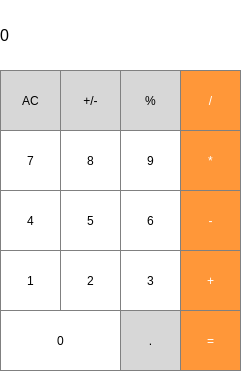
<?xml version="1.0" encoding="UTF-8"?>
<ui version="4.0">
 <class>MainWindow</class>
 <widget class="QMainWindow" name="MainWindow">
  <property name="geometry">
   <rect>
    <x>0</x>
    <y>0</y>
    <width>241</width>
    <height>371</height>
   </rect>
  </property>
  <property name="windowTitle">
   <string>MainWindow</string>
  </property>
  <widget class="QWidget" name="centralwidget">
   <widget class="QLabel" name="resultShow">
    <property name="geometry">
     <rect>
      <x>0</x>
      <y>0</y>
      <width>241</width>
      <height>71</height>
     </rect>
    </property>
    <property name="font">
     <font>
      <family>MS Shell Dlg 2</family>
      <pointsize>12</pointsize>
      <weight>50</weight>
      <italic>false</italic>
      <bold>false</bold>
     </font>
    </property>
    <property name="styleSheet">
     <string notr="true">textcolot: black;
font: 16pt &quot;MS Shell Dlg 2&quot;;
font: 12pt &quot;MS Shell Dlg 2&quot;;
color: rgb(0, 0, 0);

background-color: white;</string>
    </property>
    <property name="text">
     <string>0</string>
    </property>
   </widget>
   <widget class="QPushButton" name="clear">
    <property name="geometry">
     <rect>
      <x>0</x>
      <y>70</y>
      <width>61</width>
      <height>61</height>
     </rect>
    </property>
    <property name="styleSheet">
     <string notr="true">QPushButton {
  background-color: rgb(215, 215, 215);
  border: 1px solid gray;
rgb(0, 0, 0)
}
QPushButton:pressed {
    background-color: qlineargradient(x1: 0, y1: 0, x2: 0, y2: 1,
                                      stop: 0 #BEBEBE, stop: 1 #D7D7D7);
}</string>
    </property>
    <property name="text">
     <string>AC</string>
    </property>
   </widget>
   <widget class="QPushButton" name="plusMinus">
    <property name="geometry">
     <rect>
      <x>60</x>
      <y>70</y>
      <width>61</width>
      <height>61</height>
     </rect>
    </property>
    <property name="styleSheet">
     <string notr="true">QPushButton {
  background-color: rgb(215, 215, 215);
  border: 1px solid gray;
rgb(0, 0, 0)
}
QPushButton:pressed {
    background-color: qlineargradient(x1: 0, y1: 0, x2: 0, y2: 1,
                                      stop: 0 #BEBEBE, stop: 1 #D7D7D7);
}</string>
    </property>
    <property name="text">
     <string>+/-</string>
    </property>
   </widget>
   <widget class="QPushButton" name="percent">
    <property name="geometry">
     <rect>
      <x>120</x>
      <y>70</y>
      <width>61</width>
      <height>61</height>
     </rect>
    </property>
    <property name="styleSheet">
     <string notr="true">QPushButton {
  background-color: rgb(215, 215, 215);
  border: 1px solid gray;
rgb(0, 0, 0)
}
QPushButton:pressed {
    background-color: qlineargradient(x1: 0, y1: 0, x2: 0, y2: 1,
                                      stop: 0 #BEBEBE, stop: 1 #D7D7D7);
}</string>
    </property>
    <property name="text">
     <string>%</string>
    </property>
   </widget>
   <widget class="QPushButton" name="division">
    <property name="geometry">
     <rect>
      <x>180</x>
      <y>70</y>
      <width>61</width>
      <height>61</height>
     </rect>
    </property>
    <property name="styleSheet">
     <string notr="true">QPushButton {
  background-color: rgb(255, 151, 57);
  color: white; 
  border: 1px solid gray;
}

QPushButton:pressed {
    background-color: qlineargradient(x1: 0, y1: 0, x2: 0, y2: 1,
                                      stop: 0 #FF7832, stop: 1 #FF9739);
}</string>
    </property>
    <property name="text">
     <string>/</string>
    </property>
   </widget>
   <widget class="QPushButton" name="multiplication">
    <property name="geometry">
     <rect>
      <x>180</x>
      <y>130</y>
      <width>61</width>
      <height>61</height>
     </rect>
    </property>
    <property name="styleSheet">
     <string notr="true">QPushButton {
  background-color: rgb(255, 151, 57);
  color: white; 
  border: 1px solid gray;
}

QPushButton:pressed {
    background-color: qlineargradient(x1: 0, y1: 0, x2: 0, y2: 1,
                                      stop: 0 #FF7832, stop: 1 #FF9739);
}</string>
    </property>
    <property name="text">
     <string>*</string>
    </property>
   </widget>
   <widget class="QPushButton" name="pushButton_8">
    <property name="geometry">
     <rect>
      <x>60</x>
      <y>130</y>
      <width>61</width>
      <height>61</height>
     </rect>
    </property>
    <property name="styleSheet">
     <string notr="true">QPushButton {
	background-color: rgb(255, 255, 255);
	color: rgb(0, 0, 0);
   border: 1px solid gray;
}
QPushButton:pressed {
    background-color: qlineargradient(x1: 0, y1: 0, x2: 0, y2: 1,
                                      stop: 0 #dadbde, stop: 1 #f6f7fa);
}</string>
    </property>
    <property name="text">
     <string>8</string>
    </property>
   </widget>
   <widget class="QPushButton" name="pushButton_9">
    <property name="geometry">
     <rect>
      <x>120</x>
      <y>130</y>
      <width>61</width>
      <height>61</height>
     </rect>
    </property>
    <property name="styleSheet">
     <string notr="true">QPushButton {
	background-color: rgb(255, 255, 255);
	color: rgb(0, 0, 0);
   border: 1px solid gray;
}
QPushButton:pressed {
    background-color: qlineargradient(x1: 0, y1: 0, x2: 0, y2: 1,
                                      stop: 0 #dadbde, stop: 1 #f6f7fa);
}</string>
    </property>
    <property name="text">
     <string>9</string>
    </property>
   </widget>
   <widget class="QPushButton" name="pushButton_7">
    <property name="geometry">
     <rect>
      <x>0</x>
      <y>130</y>
      <width>61</width>
      <height>61</height>
     </rect>
    </property>
    <property name="styleSheet">
     <string notr="true">QPushButton {
	background-color: rgb(255, 255, 255);
	color: rgb(0, 0, 0);
   border: 1px solid gray;
}
QPushButton:pressed {
    background-color: qlineargradient(x1: 0, y1: 0, x2: 0, y2: 1,
                                      stop: 0 #dadbde, stop: 1 #f6f7fa);
}</string>
    </property>
    <property name="text">
     <string>7</string>
    </property>
   </widget>
   <widget class="QPushButton" name="minus">
    <property name="geometry">
     <rect>
      <x>180</x>
      <y>190</y>
      <width>61</width>
      <height>61</height>
     </rect>
    </property>
    <property name="styleSheet">
     <string notr="true">QPushButton {
  background-color: rgb(255, 151, 57);
  color: white; 
  border: 1px solid gray;
}

QPushButton:pressed {
    background-color: qlineargradient(x1: 0, y1: 0, x2: 0, y2: 1,
                                      stop: 0 #FF7832, stop: 1 #FF9739);
}</string>
    </property>
    <property name="text">
     <string>-</string>
    </property>
   </widget>
   <widget class="QPushButton" name="pushButton_5">
    <property name="geometry">
     <rect>
      <x>60</x>
      <y>190</y>
      <width>61</width>
      <height>61</height>
     </rect>
    </property>
    <property name="styleSheet">
     <string notr="true">QPushButton {
	background-color: rgb(255, 255, 255);
	color: rgb(0, 0, 0);
   border: 1px solid gray;
}
QPushButton:pressed {
    background-color: qlineargradient(x1: 0, y1: 0, x2: 0, y2: 1,
                                      stop: 0 #dadbde, stop: 1 #f6f7fa);
}</string>
    </property>
    <property name="text">
     <string>5</string>
    </property>
   </widget>
   <widget class="QPushButton" name="pushButton_6">
    <property name="geometry">
     <rect>
      <x>120</x>
      <y>190</y>
      <width>61</width>
      <height>61</height>
     </rect>
    </property>
    <property name="styleSheet">
     <string notr="true">QPushButton {
	background-color: rgb(255, 255, 255);
	color: rgb(0, 0, 0);
   border: 1px solid gray;
}
QPushButton:pressed {
    background-color: qlineargradient(x1: 0, y1: 0, x2: 0, y2: 1,
                                      stop: 0 #dadbde, stop: 1 #f6f7fa);
}</string>
    </property>
    <property name="text">
     <string>6</string>
    </property>
   </widget>
   <widget class="QPushButton" name="pushButton_4">
    <property name="geometry">
     <rect>
      <x>0</x>
      <y>190</y>
      <width>61</width>
      <height>61</height>
     </rect>
    </property>
    <property name="styleSheet">
     <string notr="true">QPushButton {
	background-color: rgb(255, 255, 255);
	color: rgb(0, 0, 0);
   border: 1px solid gray;
}
QPushButton:pressed {
    background-color: qlineargradient(x1: 0, y1: 0, x2: 0, y2: 1,
                                      stop: 0 #dadbde, stop: 1 #f6f7fa);
}</string>
    </property>
    <property name="text">
     <string>4</string>
    </property>
   </widget>
   <widget class="QPushButton" name="plus">
    <property name="geometry">
     <rect>
      <x>180</x>
      <y>250</y>
      <width>61</width>
      <height>61</height>
     </rect>
    </property>
    <property name="styleSheet">
     <string notr="true">QPushButton {
  background-color: rgb(255, 151, 57);
  color: white; 
  border: 1px solid gray;
}

QPushButton:pressed {
    background-color: qlineargradient(x1: 0, y1: 0, x2: 0, y2: 1,
                                      stop: 0 #FF7832, stop: 1 #FF9739);
}</string>
    </property>
    <property name="text">
     <string>+</string>
    </property>
   </widget>
   <widget class="QPushButton" name="pushButton_2">
    <property name="geometry">
     <rect>
      <x>60</x>
      <y>250</y>
      <width>61</width>
      <height>61</height>
     </rect>
    </property>
    <property name="styleSheet">
     <string notr="true">QPushButton {
	background-color: rgb(255, 255, 255);
	color: rgb(0, 0, 0);
   border: 1px solid gray;
}
QPushButton:pressed {
    background-color: qlineargradient(x1: 0, y1: 0, x2: 0, y2: 1,
                                      stop: 0 #dadbde, stop: 1 #f6f7fa);
}</string>
    </property>
    <property name="text">
     <string>2</string>
    </property>
   </widget>
   <widget class="QPushButton" name="pushButton_3">
    <property name="geometry">
     <rect>
      <x>120</x>
      <y>250</y>
      <width>61</width>
      <height>61</height>
     </rect>
    </property>
    <property name="styleSheet">
     <string notr="true">QPushButton {
	background-color: rgb(255, 255, 255);
	color: rgb(0, 0, 0);
   border: 1px solid gray;
}
QPushButton:pressed {
    background-color: qlineargradient(x1: 0, y1: 0, x2: 0, y2: 1,
                                      stop: 0 #dadbde, stop: 1 #f6f7fa);
}</string>
    </property>
    <property name="text">
     <string>3</string>
    </property>
   </widget>
   <widget class="QPushButton" name="pushButton_1">
    <property name="geometry">
     <rect>
      <x>0</x>
      <y>250</y>
      <width>61</width>
      <height>61</height>
     </rect>
    </property>
    <property name="styleSheet">
     <string notr="true">QPushButton {
	background-color: rgb(255, 255, 255);
	color: rgb(0, 0, 0);
   border: 1px solid gray;
}
QPushButton:pressed {
    background-color: qlineargradient(x1: 0, y1: 0, x2: 0, y2: 1,
                                      stop: 0 #dadbde, stop: 1 #f6f7fa);
}</string>
    </property>
    <property name="text">
     <string>1</string>
    </property>
   </widget>
   <widget class="QPushButton" name="point">
    <property name="geometry">
     <rect>
      <x>120</x>
      <y>310</y>
      <width>61</width>
      <height>61</height>
     </rect>
    </property>
    <property name="styleSheet">
     <string notr="true">QPushButton {
  background-color: rgb(215, 215, 215);
  border: 1px solid gray;
rgb(0, 0, 0)
}
QPushButton:pressed {
    background-color: qlineargradient(x1: 0, y1: 0, x2: 0, y2: 1,
                                      stop: 0 #BEBEBE, stop: 1 #D7D7D7);
}</string>
    </property>
    <property name="text">
     <string>.</string>
    </property>
   </widget>
   <widget class="QPushButton" name="pushButton_0">
    <property name="geometry">
     <rect>
      <x>0</x>
      <y>310</y>
      <width>121</width>
      <height>61</height>
     </rect>
    </property>
    <property name="styleSheet">
     <string notr="true">QPushButton {
	background-color: rgb(255, 255, 255);
	color: rgb(0, 0, 0);
   border: 1px solid gray;
}
QPushButton:pressed {
    background-color: qlineargradient(x1: 0, y1: 0, x2: 0, y2: 1,
                                      stop: 0 #dadbde, stop: 1 #f6f7fa);
}</string>
    </property>
    <property name="text">
     <string>0</string>
    </property>
   </widget>
   <widget class="QPushButton" name="equal">
    <property name="geometry">
     <rect>
      <x>180</x>
      <y>310</y>
      <width>61</width>
      <height>61</height>
     </rect>
    </property>
    <property name="styleSheet">
     <string notr="true">QPushButton {
  background-color: rgb(255, 151, 57);
  color: white; 
  border: 1px solid gray;
}

QPushButton:pressed {
    background-color: qlineargradient(x1: 0, y1: 0, x2: 0, y2: 1,
                                      stop: 0 #FF7832, stop: 1 #FF9739);
}</string>
    </property>
    <property name="text">
     <string>=</string>
    </property>
   </widget>
  </widget>
 </widget>
 <resources/>
 <connections/>
</ui>
